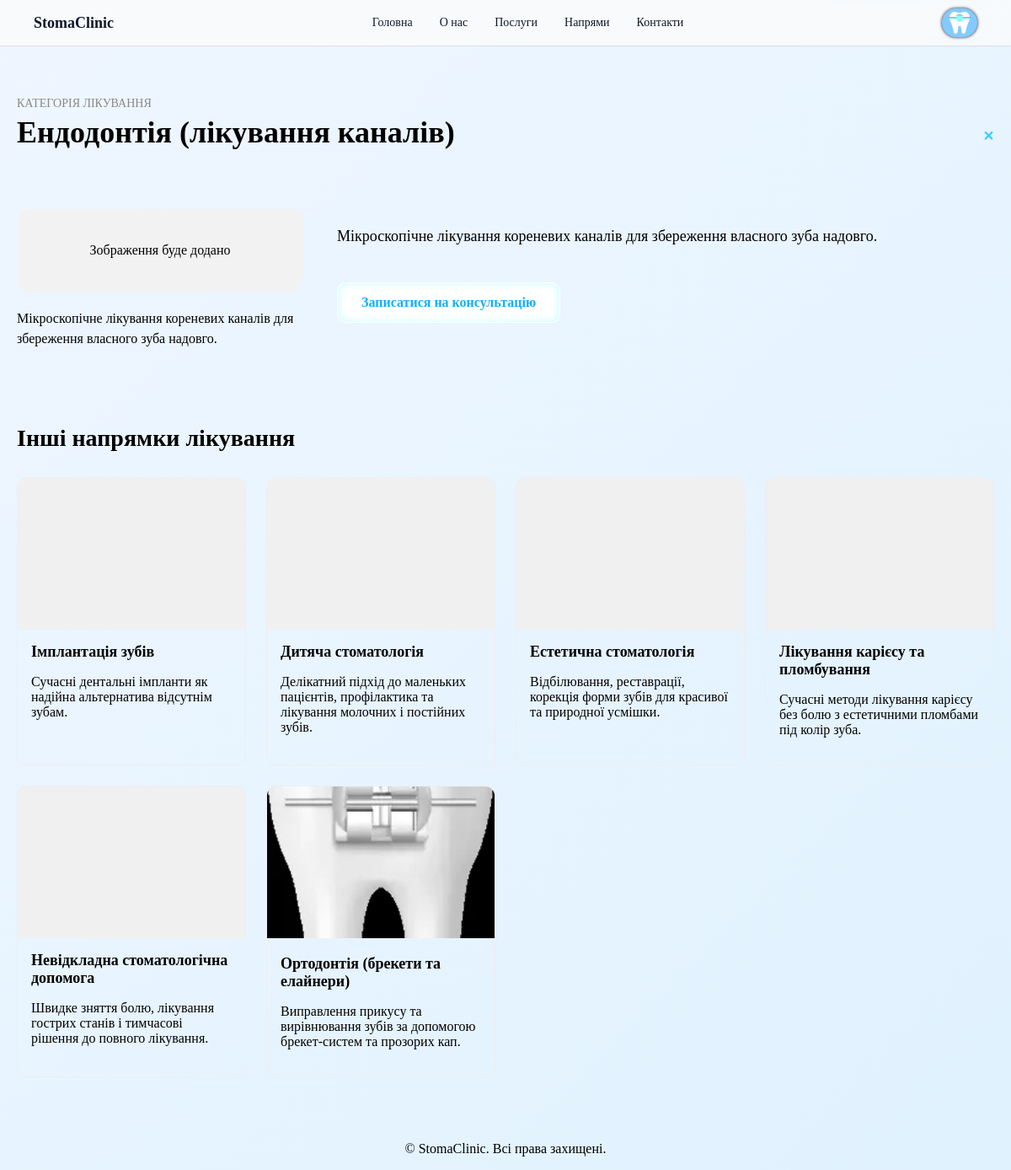
Page /treatments/endodontiia/ on the committed database.
### booking/models.py (models this page shows, shortened)
class TreatmentCategory(models.Model):
    title = models.CharField("Назва категорії", max_length=255)
    slug = models.SlugField("URL-ключ", max_length=255, unique=True, blank=True)
    image = models.ImageField(
        "Зображення",
        upload_to="treatments/",
        blank=True,
        null=True,
        help_text="Фото напряму лікування. Якщо не у WEBP, буде автоматично конвертовано."
    )
    short_description = models.TextField(
        "Короткий опис",
        max_length=400,
        help_text="Використовується на картці (2–3 речення)."
    )
    full_description = models.TextField(
        "Повний опис",
        help_text="Основний текст статті для окремої сторінки."
    )
    point_1 = models.CharField("Пункт 1", max_length=255, blank=True)
    point_2 = models.CharField("Пункт 2", max_length=255, blank=True)
    point_3 = models.CharField("Пункт 3", max_length=255, blank=True)
    point_4 = models.CharField("Пункт 4", max_length=255, blank=True)
    services = models.ManyToManyField(
        "Service",
        blank=True,
        related_name="treatment_categories",
        verbose_name="Пов'язані послуги"
    )
    sort_order = models.PositiveIntegerField("Порядок сортування", default=0)
    is_active = models.BooleanField("Показувати на сайті", default=True)
    created_at = models.DateTimeField("Створено", default=timezone.now)
    class Meta:
        verbose_name = "Категорія лікування"
        verbose_name_plural = "Категорії лікування"
        ordering = ["sort_order", "-created_at"]

### booking/views.py (the view)
def treatment_category_detail(request, slug):
    category = get_object_or_404(
        TreatmentCategory,
        slug=slug,
        is_active=True,
    )
    related_services = category.services.filter(is_active=True).order_by("name") if hasattr(category, "services") else []
    other_categories = (
        TreatmentCategory.objects.filter(is_active=True)
        .exclude(id=category.id)
        .order_by("title")[:6]
    )
    return render(
        request,
        "booking/treatment_category_detail.html",
        {
            "category": category,
            "related_services": related_services,
            "other_categories": other_categories,
        },
    )

### booking/templates/booking/treatment_category_detail.html (shortened to what this page needs)
{% extends "base.html" %}
{% load static %}
{% block extra_css %}
  <link rel="stylesheet" href="{% static 'css/treatment-detail.css' %}">
{% endblock %}
{% block body_class %}page-treatment-detail{% endblock %}
{% block content %}
<section class="td-section">
  <div class="td-container">
    <div class="td-header">
      <div class="td-header-main">
        <p class="td-label">Категорія лікування</p>
        <h1 class="td-title">{{ category.title }}</h1>
      </div>
      <a href="{% url 'index' %}#landing-treatments" class="td-close" aria-label="Повернутися до списку напрямків">
        ✕
      </a>
    </div>
    <div class="td-layout">
      <aside class="td-aside">
        <div class="td-image-wrap">
          {% if category.image %}
            <img src="{{ category.image.url }}"
                 alt="{{ category.title }}"
                 loading="lazy"
                 class="td-image">
          {% else %}
            <div class="td-image-placeholder">
              <span>Зображення буде додано</span>
            </div>
          {% endif %}
        </div>
        {% if category.short_description %}
          <p class="td-short">
            {{ category.short_description }}
          </p>
        {% endif %}
      </aside>
      <div class="td-content">
        {% if category.short_description %}
          <div class="td-intro">
            {{ category.short_description|linebreaks }}
          </div>
        {% endif %}
        <div class="td-cta">
          <a href="{% url 'index' %}#online-booking" class="td-btn">
            Записатися на консультацію
          </a>
        </div>
      </div>
    </div>
    {% if other_categories %}
      <section class="td-other">
        <h2 class="td-other-title">Інші напрямки лікування</h2>
        <div class="td-other-grid">
          {% for item in other_categories %}
            <a href="{% url 'treatment_category_detail' item.slug %}" class="td-other-card">
              <div class="td-other-img-wrap">
                {% if item.image %}
                  <img src="{{ item.image.url }}"
                       alt="{{ item.title }}"
                       loading="lazy">
                {% else %}
                  <div class="td-other-placeholder"></div>
                {% endif %}
              </div>
              <div class="td-other-body">
                <h3>{{ item.title }}</h3>
                {% if item.short_description %}
                  <p>{{ item.short_description|truncatewords:18 }}</p>
                {% endif %}
              </div>
            </a>
          {% endfor %}
        </div>
      </section>
    {% endif %}
  </div>
</section>
{% endblock %}

### static/css/base.css (style rules this page uses)
body { margin: 0; }

### static/css/treatment-detail.css (style rules this page uses)
.td-section { padding: 60px 0; }
body { background: linear-gradient(135deg, #eff6ff, #e0f2fe); }
.td-container { max-width: 1280px; margin: 0 auto; padding: 0 20px; }
.td-header { display: flex; align-items: center; justify-content: space-between; margin-bottom: 40px; }
.td-label { font-size: 14px; text-transform: uppercase; color: #888; margin: 0; }
.td-title { font-size: 36px; margin-top: 5px; font-weight: 700; }
.td-close { font-size: 16px; color: #34ceff; text-decoration: none; font-weight: 600; }
.td-layout { display: grid; grid-template-columns: 340px 1fr; gap: 40px; }
.td-image-wrap { width: 100%; border-radius: 14px; overflow: hidden; }
.td-image-placeholder { background: #f2f2f2; padding: 40px; text-align: center; border-radius: 14px; }
.td-short { margin: 20px 0; font-size: 16px; line-height: 1.5; }
.td-intro { font-size: 18px; line-height: 1.6; margin-bottom: 30px; }
.td-cta { margin-top: 40px; }
.td-btn { display: inline-block; background: #ffffff; color: #17adf7; padding: 14px 28px; border-radius: 10px; text-decoration: none; font-weight: 600; box-shadow: inset 0px 0px 11px 0px rgb(7 232 255 / 22%); border: 1px solid #ffffff00; }
.td-other { margin-top: 70px; }
.td-other-title { font-size: 28px; font-weight: 700; margin-bottom: 30px; }
.td-other-grid { display: grid; grid-template-columns: repeat(auto-fill, minmax(260px, 1fr)); gap: 24px; }
.td-other-card { display: block; text-decoration: none; border-radius: 12px; overflow: hidden; border: 1px solid #eee; transition: 0.25s; color: #000000; }
.td-other-img-wrap img { width: 100%; height: 180px; object-fit: cover; }
.td-other-placeholder { width: 100%; height: 180px; background: #f0f0f0; }
.td-other-body { padding: 16px; }
.td-other-body h3 { margin: 0 0 6px 0; font-size: 18px; }

### rows in the picture
TreatmentCategory: title "Ендодонтія (лікування каналів)", short_description "Мікроскопічне лікування кореневих каналів для збереження власного зуба надовго."
TreatmentCategory: title "Імплантація зубів", short_description "Сучасні дентальні імпланти як надійна альтернатива відсутнім зубам."
TreatmentCategory: title "Дитяча стоматологія", short_description "Делікатний підхід до маленьких пацієнтів, профілактика та лікування молочних і постійних зубів."
TreatmentCategory: title "Естетична стоматологія", short_description "Відбілювання, реставрації, корекція форми зубів для красивої та природної усмішки."
TreatmentCategory: title "Лікування карієсу та пломбування", short_description "Сучасні методи лікування карієсу без болю з естетичними пломбами під колір зуба."
TreatmentCategory: title "Невідкладна стоматологічна допомога", short_description "Швидке зняття болю, лікування гострих станів і тимчасові рішення до повного лікування."
TreatmentCategory: image (picture), title "Ортодонтія (брекети та елайнери)", short_description "Виправлення прикусу та вирівнювання зубів за допомогою брекет-систем та прозорих кап."
